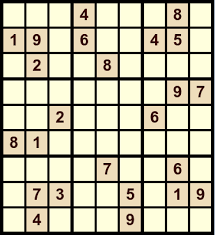
#> input picture opencv/sudoku.png, 215 x 235 px
$ python program17.py   (older library calls are emulated)
#> lines starting #> are read from the running program, lines starting #| are printed output that depends on the picture; after the words box and inside, x2 and y2 are one past the last pixel; in counts of white or black regions, pixels touching at a corner belong together
import cv2
import numpy as np

def convolve(image, kernel):
    return cv2.filter2D(image, cv2.CV_64F, kernel)


image = cv2.imread('./sudoku.png', cv2.IMREAD_GRAYSCALE)
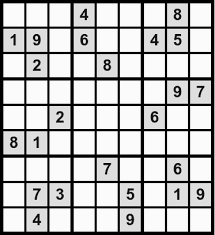
#> image: shape (235, 215); min 0, max 253, mean 186
cv2.imshow('Original', image)


def sobelX():
    sobelXKernel = np.array([
        [-1, 0, 1],
        [-2, 0, 2],
        [-1, 0, 1]], dtype="int8")
    sobelXImage = convolve(image, sobelXKernel)
#> in convolve, `return cv2.filter2D(image, cv2.CV_64F, kernel)`:
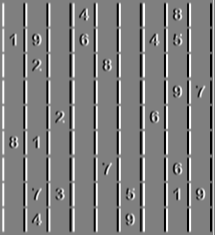
#> returned value: shape (235, 215) float64; min -1009, max 1009, mean 3.2; drawn with min black and max white
    cv2.imshow("Sobel X Image", sobelXImage)
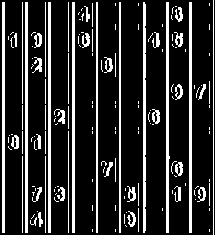
#> window 'Sobel X Image': shape (235, 215); 17.4% white; 157 white regions (101 under 20 px), largest, box (x1, y1, x2, y2) and area: (166, 2, 170, 233) 696, (2, 2, 5, 233) 693, (25, 2, 28, 233) 693
    cv2.waitKey(0)

def sobelX2():
    gX = cv2.Sobel(image, ddepth=cv2.CV_64F, dx=1, dy=0)
    cv2.imshow("Sobel X2 Image", gX)
    cv2.waitKey(0)

def sobelY():
    sobelXKernel = np.array([
        [-1, -2, -1],
        [0, 0, 0],
        [1, 2, 1]], dtype="int8")
    sobelXImage = convolve(image, sobelXKernel)
#> in convolve (call 2), `return cv2.filter2D(image, cv2.CV_64F, kernel)`:
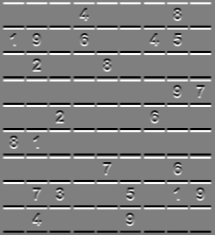
#> returned value: shape (235, 215) float64; min -1009, max 1009, mean 0; drawn with min black and max white
    cv2.imshow("Sobel Y Image", sobelXImage)
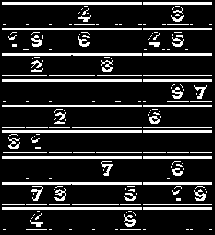
#> window 'Sobel Y Image': shape (235, 215); 15.9% white; 183 white regions (110 under 20 px), largest, box (x1, y1, x2, y2) and area: (2, 2, 142, 5) 420, (2, 79, 142, 82) 420, (2, 130, 142, 133) 420
    cv2.waitKey(0)

def sobelY2():
    gX = cv2.Sobel(image, ddepth=cv2.CV_64F, dx=0, dy=1)
    cv2.imshow("Sobel Y2 Image", gX)
    cv2.waitKey(0)

def Laplacian():
    sobelXKernel = np.array([
        [0, 1, 0],
        [1, -4, 1],
        [0, 1, 0]], dtype="int8")
    sobelXImage = convolve(image, sobelXKernel)
#> in convolve (call 3), `return cv2.filter2D(image, cv2.CV_64F, kernel)`:
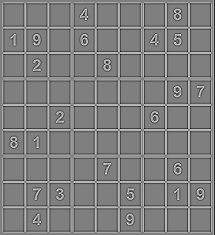
#> returned value: shape (235, 215) float64; min -509, max 513, mean -0.8; drawn with min black and max white
    cv2.imshow("Sobel Laplacian Image", sobelXImage)
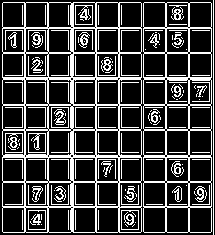
#> window 'Sobel Laplacian Image': shape (235, 215); 25.8% white in thin lines or dots
    cv2.waitKey(0)

def Laplacian2():
    gX = cv2.Laplacian(image, ddepth=cv2.CV_64F)
    cv2.imshow("Sobel Laplacian2 Image", gX)
    cv2.waitKey(0)

sobelX()
sobelX2()
sobelY()
sobelY2()
Laplacian()
Laplacian2()

$ run again, with opencv/bill.png copied over opencv/sudoku.png
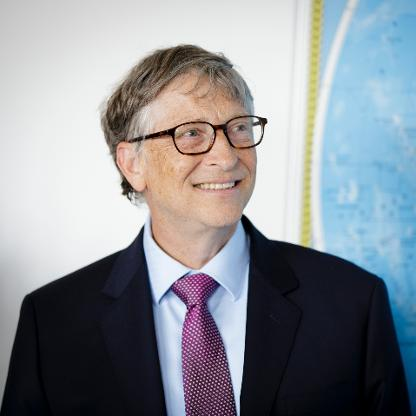
#> input picture opencv/bill.png, 416 x 416 px
#> in sobelX, `cv2.imshow("Sobel X Image", sobelXImage)`:
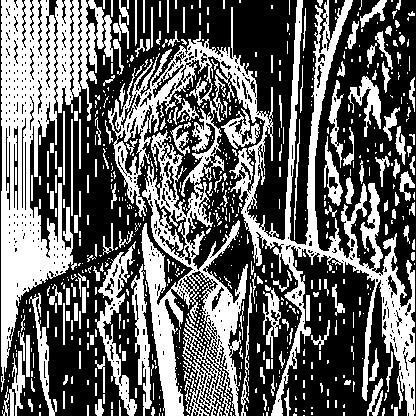
#> window 'Sobel X Image': shape (416, 416); 40.3% white; 697 white regions (494 under 20 px), largest, box (x1, y1, x2, y2) and area: (108, 0, 415, 416) 30994, (1, 0, 113, 392) 17168, (95, 241, 137, 416) 1885
#> in Laplacian, `cv2.imshow("Sobel Laplacian Image", sobelXImage)`:
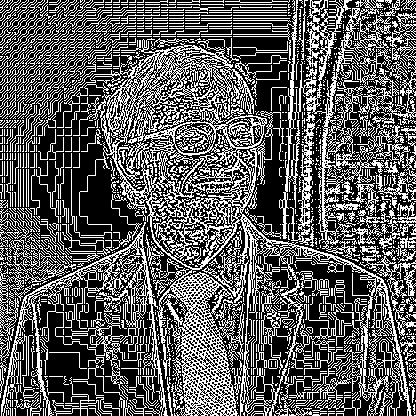
#> window 'Sobel Laplacian Image': shape (416, 416); 36.1% white in thin lines or dots
